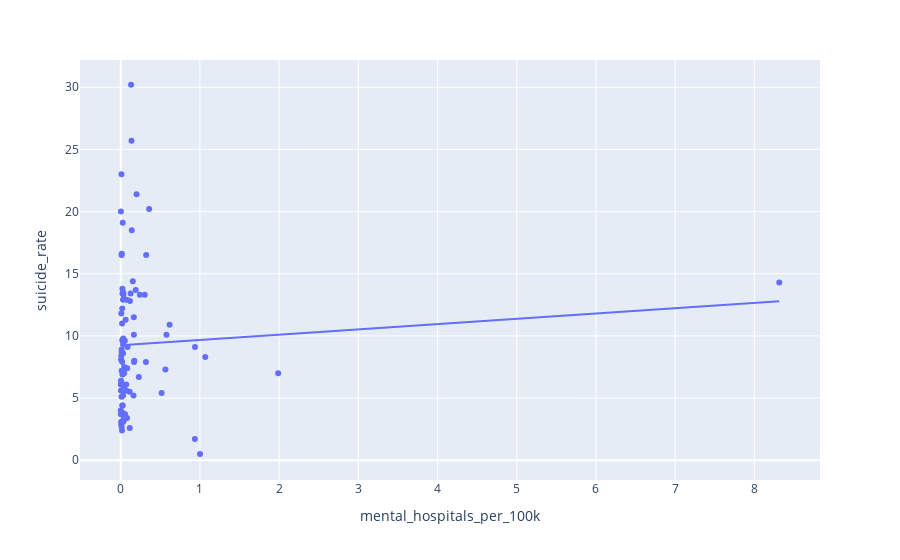

The code cell stored with this chart in its notebook:
### Markdown cell above
The rate is over one year per 100 000 people. This is also true of all of the other charts.

## Time for a bunch of linear regressions!

### Code cell
fig = px.scatter(df2016, x="mental_hospitals_per_100k", y="suicide_rate", trendline="ols")
fig.show()

### Figure 1 — Plotly figure (JSON) as saved in the notebook; plotly's stock layout.template omitted (floating-point values rounded to 4 significant figures; data arrays with more than 128 entries replaced by an {"elided": "..."} marker saying what was removed)
{"data": [{"hovertemplate": "mental_hospitals_per_100k=%{x}<br>suicide_rate=%{y}<extra></extra>", "legendgroup": "", "marker": {"color": "#636efa", "symbol": "circle"}, "mode": "markers", "name": "", "orientation": "v", "showlegend": false, "type": "scatter", "x": {"elided": "183 float values"}, "xaxis": "x", "y": {"elided": "183 float values"}, "yaxis": "y"}, {"hovertemplate": "<b>OLS trendline</b><br>suicide_rate = 0.424926 * mental_hospitals_per_100k + 9.25652<br>R<sup>2</sup>=0.004761<br><br>mental_hospitals_per_100k=%{x}<br>suicide_rate=%{y} <b>(trend)</b><extra></extra>", "legendgroup": "", "marker": {"color": "#636efa", "symbol": "circle"}, "mode": "lines", "name": "", "showlegend": false, "type": "scatter", "x": [0, 0.001, 0.001, 0.002, 0.002, 0.003, 0.004, 0.006, 0.006, 0.007, 0.007, 0.009, 0.01, 0.01, 0.011, 0.011, 0.011, 0.011, 0.013, 0.013, 0.016, 0.017, 0.018, 0.019, 0.019, 0.019, 0.021, 0.021, 0.021, 0.022, 0.023, 0.025, 0.025, 0.025, 0.027, 0.028, 0.029, 0.029, 0.03, 0.032, 0.032, 0.032, 0.033, 0.034, 0.035, 0.038, 0.042, 0.043, 0.048, 0.052, 0.055, 0.056, 0.062, 0.068, 0.069, 0.075, 0.079, 0.081, 0.085, 0.112, 0.114, 0.116, 0.125, 0.13, 0.136, 0.139, 0.152, 0.161, 0.165, 0.166, 0.167, 0.171, 0.189, 0.2, 0.228, 0.241, 0.303, 0.318, 0.321, 0.358, 0.516, 0.564, 0.577, 0.617, 0.936, 0.937, 1.001, 1.067, 1.988, 8.314], "xaxis": "x", "y": [9.257, 9.257, 9.257, 9.257, 9.257, 9.258, 9.258, 9.259, 9.259, 9.259, 9.259, 9.26, 9.261, 9.261, 9.261, 9.261, 9.261, 9.261, 9.262, 9.262, 9.263, 9.264, 9.264, 9.265, 9.265, 9.265, 9.265, 9.265, 9.265, 9.266, 9.266, 9.267, 9.267, 9.267, 9.268, 9.268, 9.269, 9.269, 9.269, 9.27, 9.27, 9.27, 9.271, 9.271, 9.271, 9.273, 9.274, 9.275, 9.277, 9.279, 9.28, 9.28, 9.283, 9.285, 9.286, 9.288, 9.29, 9.291, 9.293, 9.304, 9.305, 9.306, 9.31, 9.312, 9.314, 9.316, 9.321, 9.325, 9.327, 9.327, 9.327, 9.329, 9.337, 9.342, 9.353, 9.359, 9.385, 9.392, 9.393, 9.409, 9.476, 9.496, 9.502, 9.519, 9.654, 9.655, 9.682, 9.71, 10.1, 12.79], "yaxis": "y"}], "layout": {"legend": {"tracegroupgap": 0}, "margin": {"t": 60}, "xaxis": {"anchor": "y", "domain": [0, 1], "title": {"text": "mental_hospitals_per_100k"}}, "yaxis": {"anchor": "x", "domain": [0, 1], "title": {"text": "suicide_rate"}}}}
